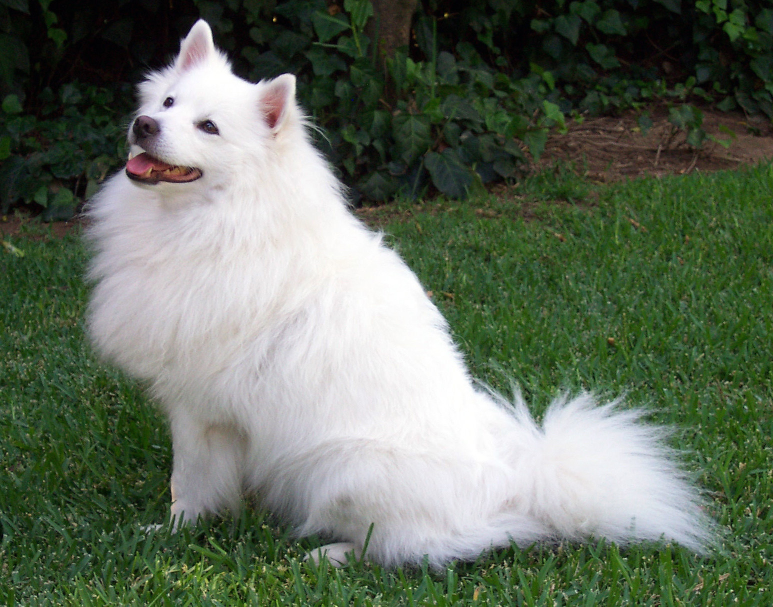
#> input picture MobileNetV2_numpy/dog.jpg, 1546 x 1213 px (shown at 1/2 size)
$ python ifmap_preprocess.py
#> lines starting #> are read from the running program, lines starting #| are printed output that depends on the picture
#> in preprocess_image, input_image is the input picture: PIL image 1546x1213 RGB; mean R, G, B 99.1, 110, 93.8
import pickle
import numpy as np
from PIL import Image
from pathlib import Path  # 替代os，也可以换回os（如果需要）

# ==========================================================
# 1. 纯PIL+Numpy实现图像预处理（替代torchvision.transforms）
# ==========================================================

# 原torchvision的归一化参数
MEAN = [0.485, 0.456, 0.406]
STD = [0.229, 0.224, 0.225]


def pil_resize(image, size=256):
    """等价于torchvision.transforms.Resize(256)（保持比例，短边缩放到size）"""
#> called with size = 256
    w, h = image.size
#> w = 1546; h = 1213
    # 计算缩放比例（短边对齐size）
    if w < h:
        new_w = size
        new_h = int(h * (size / w))
    else:
        new_h = size
        new_w = int(w * (size / h))
#> new_w = 326
    # PIL的resize默认用BILINEAR，和torchvision一致
    return image.resize((new_w, new_h), Image.BILINEAR)
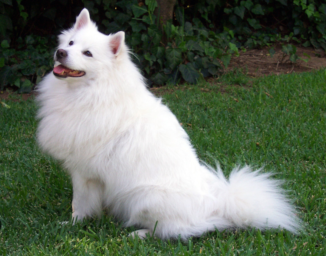
#> returned value: PIL image 326x256 RGB; mean R, G, B 99.1, 110, 93.8


def pil_center_crop(image, crop_size=224):
    """等价于torchvision.transforms.CenterCrop(224)"""
#> called with crop_size = 224
    w, h = image.size
#> w = 326; h = 256
    # 计算中心裁剪的坐标
    left = (w - crop_size) // 2
#> left = 51
    top = (h - crop_size) // 2
#> top = 16
    right = left + crop_size
#> right = 275
    bottom = top + crop_size
#> bottom = 240
    return image.crop((left, top, right, bottom))
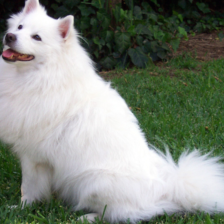
#> returned value: PIL image 224x224 RGB; mean R, G, B 131.7, 138.1, 128.2


def pil_to_tensor(image):
    """等价于torchvision.transforms.ToTensor()"""
    # PIL图像转numpy数组 (H, W, C)，值范围[0,255]
    img_np = np.array(image, dtype=np.float32)
    # 归一化到[0,1] + 调整维度 (H,W,C) → (C,H,W)
    img_np = img_np / 255.0
    img_np = np.transpose(img_np, (2, 0, 1))
    return img_np


def normalize_np(img_np, mean=MEAN, std=STD):
    """等价于torchvision.transforms.Normalize"""
    # 广播均值/标准差，逐通道归一化：(x - mean) / std
    mean_np = np.array(mean, dtype=np.float32).reshape(3, 1, 1)
    std_np = np.array(std, dtype=np.float32).reshape(3, 1, 1)
    img_np = (img_np - mean_np) / std_np
    return img_np


def preprocess_image(image_name):
    """替代原preprocess_jpg_to_quantized_image中的torchvision逻辑"""
    # 1. 打开图像（保持和原逻辑一致，用PIL）
    input_image = Image.open(image_name).convert("RGB")  # 确保是RGB（避免灰度图）

    # 2. 逐步骤实现预处理（等价torchvision.Compose）
    input_image = pil_resize(input_image, 256)  # Resize(256)
    input_image = pil_center_crop(input_image, 224)  # CenterCrop(224)
    input_tensor = pil_to_tensor(input_image)  # ToTensor()
    input_tensor = normalize_np(input_tensor)  # Normalize

    # 以下逻辑和原代码完全一致（量化+保存）
    input_batch = np.expand_dims(input_tensor, axis=0)  # 等价unsqueeze(0)

    input_scale = 0.018657904118299484
    input_zero = np.array(114).astype("uint8")

    input_batch = input_batch[0]  # 等价detach().numpy()[0]

    input_quantized = input_zero + input_batch / input_scale
    input_quantized = np.round(input_quantized).astype("uint8")

    # 创建目录+保存pickle（用pathlib，也可换回os）
    coe_dir = Path("coe")
    coe_dir.mkdir(exist_ok=True)
    with open(coe_dir / "ifmap.p", "wb") as f:
        pickle.dump(input_quantized, f)

    print("✓ ifmap.p 生成完成")
    return input_quantized


# ==========================================================
# 2. ifmap重排 -> BRAM TXT（原逻辑完全不变）
# ==========================================================
INPUT_SIZE = 224
PADDING_VALUE = 101
OUTPUT_DIR = Path("./merged_bram_output/")


def bin8(x):
    return ''.join(reversed([str((x >> i) & 1) for i in range(8)]))


def process_ifmp(IFMP0_PKL_PATH):
#> called with IFMP0_PKL_PATH = 'coe/ifmap.p'
    OUTPUT_DIR.mkdir(exist_ok=True)

    print("加载 ifmap 数据")
    with open(IFMP0_PKL_PATH, "rb") as f:
        ifmp0 = pickle.load(f)

    print("ifmap shape:", ifmp0.shape)

    b = int(INPUT_SIZE / 3 + 1)
    ifmp0_padding = np.full((3, b * 3, b * 3), PADDING_VALUE, dtype="uint8")

    for i in range(ifmp0.shape[0]):
        for j in range(ifmp0.shape[1]):
            for k in range(ifmp0.shape[2]):
                ifmp0_padding[i][j][k] = ifmp0[i][j][k]

    ifmp0_processed = np.full((9, b * b, 9), 0, dtype="uint8")

    print("开始3x3窗口重排")
    for i in range(b):
        for j in range(b):
            c = i * b + j
            for k in range(3):
                for l in range(3):
                    for m in range(3):
                        ifmp0_processed[l * 3 + m][c][k] = \
                            ifmp0_padding[k][i * 3 + l][j * 3 + m]

    print("写入 BRAM TXT")
    for i in range(ifmp0_processed.shape[0]):
        file_path = OUTPUT_DIR / f"ifmp_layer1_{i}.txt"
        with open(file_path, "w+") as f:
            f.write("memory_initialization_radix=2;\n")
            f.write("memory_initialization_vector=\n")
            for j in range(ifmp0_processed.shape[1]):
                temp = ""
                for k in range(ifmp0_processed.shape[2]):
                    temp = bin8(ifmp0_processed[i][j][k]) + temp
                temp += "\n"
                f.write(temp)

    print("✓ TXT 文件生成完成")


# ==========================================================
# 3. TXT -> BIN（原逻辑完全不变）
# ==========================================================
def reverse_bytes(hex_str):
    hex_str = hex_str.strip()
    bytes_list = [hex_str[i:i + 2] for i in range(0, len(hex_str), 2)]
    bytes_list.reverse()
    return ''.join(bytes_list)


def hex_to_padded_bytes(hex_str):
    hex_str = hex_str.ljust(32, '0')
    return bytes.fromhex(hex_str)


def process_txt_to_bin(txt_path, output_dir):
    txt_path = Path(txt_path)
    if not txt_path.exists():  # 替代os.path.exists
        print("文件不存在:", txt_path)
        return False

    output_dir = Path(output_dir)
    output_dir.mkdir(exist_ok=True)

    with open(txt_path, 'r') as f:
        lines = f.readlines()

    # 路径拼接（替代os.path.splitext/os.path.basename/os.path.join）
    bin_name = txt_path.stem + ".bin"  # stem是去掉后缀的文件名
    bin_path = output_dir / bin_name

    with open(bin_path, 'wb') as f:
        for line in lines:
            line = line.strip()
            if line == "" or line.startswith("memory"):
                continue
            # 二进制转hex
            hex_value = hex(int(line, 2))[2:]
            if len(hex_value) % 2 != 0:
                hex_value = "0" + hex_value
            # 字节反转
            reversed_hex = reverse_bytes(hex_value)
            # 补零到128bit
            padded_bytes = hex_to_padded_bytes(reversed_hex)
            f.write(padded_bytes)

    print("✓", txt_path, "->", bin_path)
    return True


def batch_txt_to_bin():
    txt_list = []
    for i in range(9):
        txt_list.append(OUTPUT_DIR / f"ifmp_layer1_{i}.txt")
    for txt in txt_list:
        process_txt_to_bin(txt, "./data")


# ==========================================================
# 主程序（调用新的预处理函数）
# ==========================================================
if __name__ == "__main__":
    image_file = "dog.jpg"

    print("Step1: 图像量化（无torchvision）")
    preprocess_image(image_file)  # 替换原preprocess_jpg_to_quantized_image

    print("Step2: ifmap -> TXT")
    process_ifmp("coe/ifmap.p")

    print("Step3: TXT -> BIN")
    batch_txt_to_bin()

    print("\n✓ 全流程完成")
